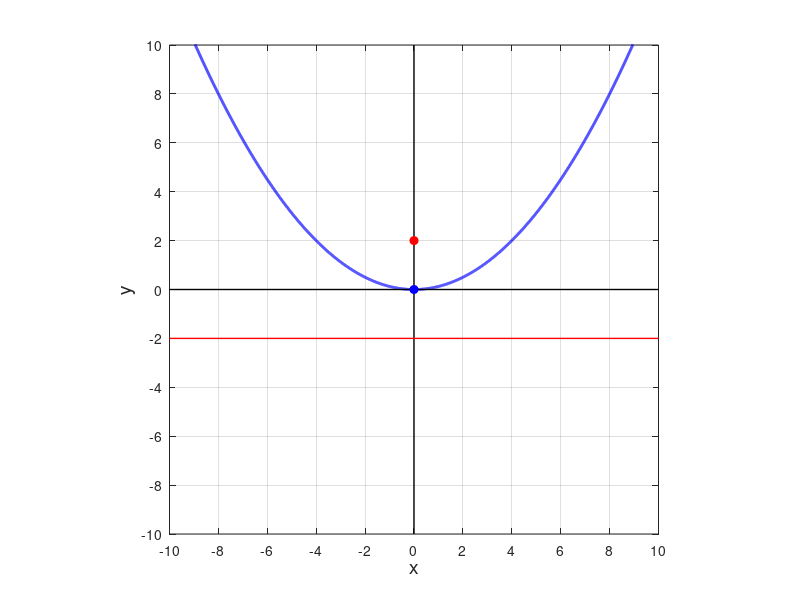
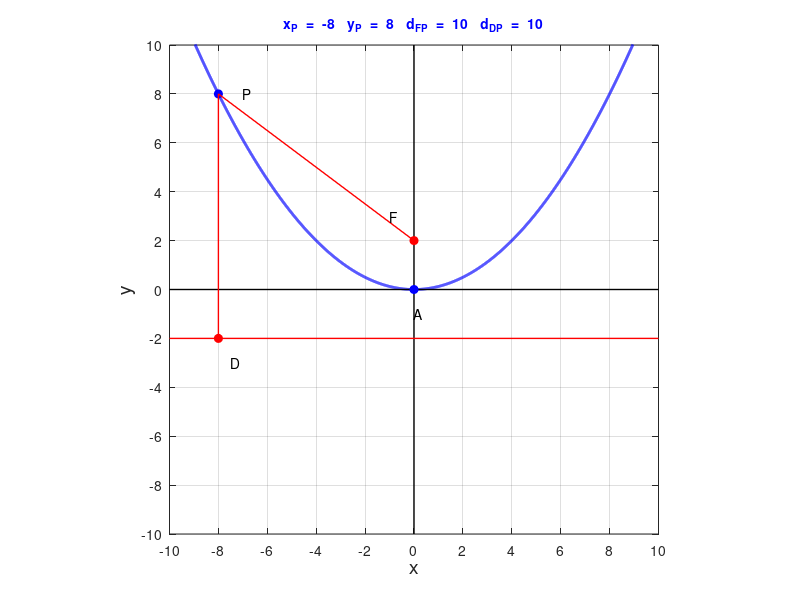

Reproduce these figures in MATLAB, in order.
%%   ellipse ===============================================================================================================
clear all
close all
clc

a = 2;
xP = -8;


xMax = 10; xMin = -xMax;
yMax = 10; yMin = -yMax;
dt = 2;  % tick spacing
N = 5597;
x0 = 0; y0 = 0;
x = linspace(xMin,xMax,N);

y = y0 + (x-x0).^2 ./(4*a);

yP = y0 + (xP-x0).^2 ./(4*a);


% distance FP
xF = x0; yF = y0+a;
dFP = sqrt((xP-xF)^2+(yP-yF)^2);

% distance DP
xD = xP; yD = y0-a;
dDP = sqrt((xP-xD)^2+(yP-yD)^2);

figure(1)   % ===========================================================
   fs = 14; 
   set(gcf,'units','normalized','position',[0.1 0.1 0.30 0.30]);
   set(gca,'fontsize',fs);
   
   % plot hyperbola
      X = x;   Y = y; col = 'b'; LW = 2;
      plot(X,Y,col,'lineWidth',LW);
      hold on
     
     % plot(X,Y,col,'lineWidth',LW);
   
  % plot X and Y axes
      X = [-xMax xMax];   Y = [0 0]; col = 'k'; LW = 1;
      plot(X,Y,col,'lineWidth',LW);
      X = [0 0];   Y = [-yMax yMax]; col = 'k'; LW = 1;
      plot(X,Y,col,'lineWidth',LW);
      
%  % plot y = x
%      X = x;  Y = x; col = [0.8 0.8 0.8]; LW = 1;
%      h_plot = plot(X,Y,'lineWidth',LW);
%      set(h_plot,'color',col);
%      X = -x;  Y = -x;
%      h_plot = plot(X,Y,'lineWidth',LW); 
%       set(h_plot,'color',col);
      
  % plot fixed point and vertix
     X = x0;  Y = y0+a; col = 'r';
     h_plot = plot(X,Y,'o');
     set(h_plot,'MarkerEdgeColor',col,'MarkerFaceColor',col,'MarkerSize',6); 
     
      X = x0;  Y = y0; col = 'b';
      h_plot = plot(X,Y,'o');
      set(h_plot,'MarkerEdgeColor',col,'MarkerFaceColor',col,'MarkerSize',6); 
     
 % plot directrix    
     X = [xMin xMax];  Y = [y0-a y0-a]; col = 'r'; LW = 1;
     h_plot = plot(X,Y,col,'linewidth',LW');
     
   grid on; box on;
   
   % LABELS
     xlabel('x','fontsize',fs); ylabel('y','fontsize',fs);
     t1 = 'x y = a^2 / 2   y = (a^2/2) / x     a = ';
     t2 = num2str(a,2);
    
   %  t4 = num2str(b,2);
     tm = [t1 t2]; fs = 12;
   %  title(tm,'color','b','fontSize',fs);
     
     
   axis equal
   set(gca,'xLim',[-xMax xMax]);
   set(gca,'yLim',[-yMax yMax]);
   set(gca,'xTick',-xMax:dt:xMax);
   set(gca,'yTick',yMin:dt:yMax);
 
% figure(1)   % ===========================================================
%    fs = 12; LW = 1;
%    set(gcf,'units','normalized','position',[0.1 0.1 0.70 0.60]);
%    set(gca,'fontsize',fs);
%    
%    handle = subplot(1,2,1);
%    set(handle, 'OuterPosition', [0.01 0 0.5 1]) ;  
%    X = [0 100];   Y = [0 0]; col = 'k'; LW = 1;
%    plot(X,Y,col,'lineWidth',LW);
%    hold on
%    
%    
%    nD = 3;
%    
%    X = [0 100];   Y = [100 100];
%    plot(X,Y,col,'lineWidth',LW);
%    
%    X = [100 100];   Y = [100 100];
%    plot(X,Y,col,'lineWidth',LW);
%    
%    X = [100 100];   Y = [0 0];
%    plot(X,Y,col,'lineWidth',LW);
%    
%   
%   
%    X = 5; Y = 95;  tt1 = 'P(x, y) = (';  tt2 = num2str(xP,nD);
%        tt3 = ', ';  tt4 = num2str(yP,nD+2); tt5 = ')'; tt= [tt1 tt2 tt3 tt4 tt5];  text(X,Y,tt);
%   
%    
%    X =  5; Y = 90;  tt1 = 'semi-major axis   a  =  ';  tt2 = num2str(a,nD);  tt= [tt1 tt2];  text(X,Y,tt);
%    X = 55; Y = 90;  tt1 = 'major axis   2a  =  '; tt2 = num2str(2*a,nD);  tt= [tt1 tt2];  text(X,Y,tt);
%    
%    
%    X =  5; Y = 85;  tt1 = 'semi-minor axis   b  =  ';  tt2 = num2str(b,nD);  tt= [tt1 tt2];  text(X,Y,tt);
%    X = 55; Y = 85;  tt1 = 'minor axis   2b  =  ';  tt2 = num2str(2*b,nD);    tt= [tt1 tt2];  text(X,Y,tt);
%    
%    X =  5; Y = 80;  tt1 = 'focal length [OF_1  OF_2]  c  =  ';  tt2 = num2str(c,nD);  tt= [tt1 tt2];  text(X,Y,tt);
%    X = 55; Y = 80;  tt1 = 'eccentricity   e  =  ';  tt2 = num2str(e,nD);  tt= [tt1 tt2];  text(X,Y,tt);
%    
%    X =  5; Y = 75;  tt1 = 'directrices 1: x =   ';  tt2 = num2str(-D,nD);  tt= [tt1 tt2];  text(X,Y,tt);
%    X = 55; Y = 75;  tt1 = 'directrices 2: x =   ';  tt2 = num2str(D,nD);  tt= [tt1 tt2];  text(X,Y,tt);
%    
%    X =  5; Y = 70;  tt1 = 'slope tangent M_1 =   ';  tt2 = num2str(M1,nD);  tt= [tt1 tt2]; text(X,Y,tt);
%    X = 55; Y = 70;  tt1 = 'slope normal M_2 =   ';  tt2 = num2str(M2,nD); tt= [tt1 tt2]; text(X,Y,tt);
%    
%    X =  5; Y = 65;  tt1 = 'intercept tangent B_1 =   ';  tt2 = num2str(B1,nD);  tt= [tt1 tt2];  text(X,Y,tt);
%    X = 55; Y = 65;  tt1 = 'intercept normal B_2 =   ';  tt2 = num2str(B2,nD);  tt= [tt1 tt2]; text(X,Y,tt);
%    
%    X =  5; Y = 60;  tt1 = 'T  tangent cross X-axis: x = ';  tt2 = num2str(xtc,nD);  tt= [tt1 tt2];  text(X,Y,tt);
%    X = 55; Y = 60;  tt1 = 'N normal cross X-axis: x = ';  tt2 = num2str(xnc,nD);  tt= [tt1 tt2];  text(X,Y,tt);
%        
%    X =  5;  Y = 55;  tt1 = 'distances:   PF_1 = ';   tt2 = num2str(PF1,nD);   tt= [tt1 tt2];   text(X,Y,tt);
%    X = 45; Y = 55;   tt1 = 'PF_2 = ';   tt2 = num2str(PF2,nD);   tt= [tt1 tt2];   text(X,Y,tt); 
%    X = 65; Y = 55;   tt1 = 'PF_1 + PF_2 = ';   tt2 = num2str(PF1+PF2,nD);   tt= [tt1 tt2];   text(X,Y,tt); 
%   
%    X =  5; Y = 50;  tt1 = 'distances:   PF_1 = ';   tt2 = num2str(PF1,nD);   tt= [tt1 tt2];   text(X,Y,tt);
%    X = 45; Y = 50;  tt1 = 'PD_1 = ';   tt2 = num2str(PD1,nD);   tt= [tt1 tt2];   text(X,Y,tt); 
%    X = 65; Y = 50;  tt1 = 'PF_1 / PD_1 = ';   tt2 = num2str(PF1/PD1,nD);   tt= [tt1 tt2];   text(X,Y,tt); 
%    
%    X =  5; Y = 45;  tt1 = 'distances:   PF_2 = ';   tt2 = num2str(PF2,nD);   tt= [tt1 tt2];   text(X,Y,tt);
%    X = 45; Y = 45;  tt1 = 'PD_2 = ';   tt2 = num2str(PD2,nD);   tt= [tt1 tt2];   text(X,Y,tt); 
%    X = 65; Y = 45;  tt1 = 'PF_2 / PD_2 = ';   tt2 = num2str(PF2/PD2,nD);   tt= [tt1 tt2];   text(X,Y,tt); 
%    
%    X =  5; Y = 40;  tt1 = 'angles:';   tt2 = '   \theta_1 = NPF_1   \theta_2 = NPF_2   ';   tt= [tt1 tt2];   text(X,Y,tt); 
%    X =  5; Y = 35;  tt1 = 'angles:';   tt2 = '   \theta_3 = NF_1P   \theta_4 = PNF_2   \theta_5 = PF_2T   ';   tt= [tt1 tt2];   text(X,Y,tt); 
%    X =  5; Y = 30;  tt1 = 'angles:';   tt2 = '   \theta_1 = \theta_4 - \theta_3       \theta_2 = \theta_5 - \theta_4     ';   tt= [tt1 tt2];   text(X,Y,tt); 
%    
%   X = 5; Y = 25;  tt1 = 'angle [degrees]   \theta_4 = ';   tt2 = num2str(theta(4),nD);   tt= [tt1 tt2];   text(X,Y,tt);
%   X =  45; Y = 25;  tt1 = '     \theta_3 = ';   tt2 = num2str(theta(3),nD);   tt= [tt1 tt2];   text(X,Y,tt);
%   X =  65; Y = 25;  tt1 = '     \theta_1 = ';   tt2 = num2str(theta(1),nD);   tt= [tt1 tt2];   text(X,Y,tt); 
%   
%    X = 5; Y = 20;  tt1 = 'angle [degrees]   \theta_4 = ';   tt2 = num2str(theta(4),nD);   tt= [tt1 tt2];   text(X,Y,tt);
%   X =  45; Y = 20;  tt1 = '     \theta_5 = ';   tt2 = num2str(theta(5),nD);   tt= [tt1 tt2];   text(X,Y,tt);
%   X =  65; Y = 20;  tt1 = '     \theta_2 = ';   tt2 = num2str(theta(2),nD);   tt= [tt1 tt2];   text(X,Y,tt); 
%   
%   axis off
%    
%    subplot(1,2,2); % ======================================================
%       tx = 'x';  ty = 'y'; 
%    
%   % ellipse
%       X = x;   Y = y; col = 'b'; LW = 2;
%       plot(X,Y,col,'lineWidth',LW);
%       hold on
%   % tangent 
%      X = x1; Y = y1; col = 'r'; LW = 1.5;
%      plot(X,Y,col,'lineWidth',LW);
%   
%   % normal
%       X = x1; Y = y2; col = 'm'; LW = 1.5;
%       plot(X,Y,col,'lineWidth',LW);
%   
%   % focal points 
%       X = [-c c]; Y = [0 0]; col = 'r';
%       h_plot = plot(X,Y,'o');
%       set(h_plot,'MarkerEdgeColor',col,'MarkerFaceColor',col,'MarkerSize',5);
%       
%  % directrix P T N O points     
%       X = [-D D xP xtc xnc 0]; Y = [yP yP yP 0 0 0]; col = 'k';
%       h_plot = plot(X,Y,'o');
%       set(h_plot,'MarkerEdgeColor',col,'MarkerFaceColor',col,'MarkerSize',4); 
%  
%  
%   % Line FP
%    X = [-c xP c]; Y = [0 yP 0]; col = 'k'; LW = 1;
%      plot(X,Y,col,'lineWidth',LW);
%   
%   % Directrix
%     X = [-D -D]; Y = [yMin yMax]; col = 'b'; LW = 1;
%     plot(X,Y,col,'lineWidth',LW);
%     X = [D D]; Y = [yMin yMax]; col = 'b'; LW = 1;
%     plot(X,Y,col,'lineWidth',LW); 
%  
%   % line D1 D2
%   X = [-D D]; Y = [yP yP]; col = 'k'; LW = 0.3;
%     plot(X,Y,col,'lineWidth',LW); 
%   
%     
%   % F1 F2 P D T N
%   X = -c-0.3; Y = -0.8; L = 'F_1'; text(X,Y,L);
%   X = c-0.4; Y = -0.8; L = 'F_2';  text(X,Y,L);
%   X = 4.5; Y = 2; L = 'P';         text(X,Y,L);
%   X = 6.5; Y = 0.5; L = 'T';       text(X,Y,L);
%   X = 2; Y = 0.5; L = 'N';         text(X,Y,L);
%   X = -D-1.1; Y = yP; L = 'D_1';   text(X,Y,L);
%   X = D+0.5;  Y = yP; L = 'D_2';   text(X,Y,L);
%   X = 0;  Y = -0.5; L = 'O';       text(X,Y,L);
%   X = -3.5;  Y = 9; L = 'tangent';   text(X,Y,L,'color','r');
%   X = -3.5;  Y = -9; L = 'normal';   text(X,Y,L,'color','m');
%   
%   xlabel(tx); ylabel(ty);
%     
%    
%  
%   % axis equal
% % ax = gca;
%  
%   axis equal
% %  set(gca,'YMinorGrid','on');
% %  set(gca,'MinorGridAlpha', 0.5);
% %  set(gca,'MinorGridLineStyle','-');
% %  set(gca,'MinorGridColor',[0.8 0.8 0.8]);
% %  set(gca,'GridColor','k');
%  %set(gca,'YMinorGrid','on');
% %set(gca,'xTick',xMin:5:xMax);
%  
%  %ax.XTick = [-6*pi/6,-5*pi/6,-4*pi/6,-3*pi/6, -2*pi/6, -pi/6,0,pi/6,2*pi/6,3*pi/6,4*pi/6,5*pi/6,6*pi/6];
%  %ax.XTickLabel = {'-\pi','','-2\pi/3','','-\pi/3','','0','','\pi/3','','2\pi/3','','\pi'}; 
%  %ax.xLim = [-pi, pi];
%  %ax.XTickLabel = {'-3\pi','-2\pi','-\pi','0','\pi','2\pi','3\pi'};
% %legend('|x-3|','|x - 5|','|x-3|+|x-5|', 'y = 10');
%    
% set(gca,'xLim',[xMin xMax]);
% set(gca,'yLim',[yMin yMax]);
% set(gca,'xTick',xMin:2:xMax);
% grid on; box on;
%      

% ===========================================================================================================
figure(2)   
   fs = 14; 
   set(gcf,'units','normalized','position',[0.1 0.1 0.30 0.30]);
   set(gca,'fontsize',fs);
   
   % plot hyperbola
      X = x;   Y = y; col = 'b'; LW = 2;
      plot(X,Y,col,'lineWidth',LW);
      hold on
     
     % plot(X,Y,col,'lineWidth',LW);
   
  % plot X and Y axes
      X = [-xMax xMax];   Y = [0 0]; col = 'k'; LW = 1;
      plot(X,Y,col,'lineWidth',LW);
      X = [0 0];   Y = [-yMax yMax]; col = 'k'; LW = 1;
      plot(X,Y,col,'lineWidth',LW);
      
  % plot F   A   P  D
     X = x0;  Y = y0+a; col = 'r';
     h_plot = plot(X,Y,'o');
     set(h_plot,'MarkerEdgeColor',col,'MarkerFaceColor',col,'MarkerSize',6); 
     
      X = x0;  Y = y0; col = 'b';
      h_plot = plot(X,Y,'o');
      set(h_plot,'MarkerEdgeColor',col,'MarkerFaceColor',col,'MarkerSize',6); 
      
      X = xP;  Y = yP; col = 'b';
      h_plot = plot(X,Y,'o');
      set(h_plot,'MarkerEdgeColor',col,'MarkerFaceColor',col,'MarkerSize',6); 
      
      X = xD;  Y = yD; col = 'r';
      h_plot = plot(X,Y,'o');
      set(h_plot,'MarkerEdgeColor',col,'MarkerFaceColor',col,'MarkerSize',6);  
      
     
 % plot directrix    
     X = [xMin xMax];  Y = [y0-a y0-a]; col = 'r'; LW = 1;
     h_plot = plot(X,Y,col,'linewidth',LW');
     
% plot FP
     X = [xP xF];  Y = [yP yF]; col = 'r'; LW = 1;
     h_plot = plot(X,Y,col,'linewidth',LW');

 % plot FD
     X = [xP xD];  Y = [yP yD]; col = 'r'; LW = 1;
     h_plot = plot(X,Y,col,'linewidth',LW');
     
   grid on; box on;
   
   % LABELS
     xlabel('x','fontsize',fs); ylabel('y','fontsize',fs);
     fs = 10;
     t1 = 'x_P  =  ';         t2 = num2str(xP,3);
     t3 = '   y_P  =  ';      t4 = num2str(yP,3);
     t5 = '   d_{FP}  =  ';      t6 = num2str(dFP,3);
     t7 = '   d_{DP}  =  '; t8 = num2str(dDP,3);
     tm = [t1 t2 t3 t4 t5 t6 t7 t8 ]; 
     title(tm,'color','b','fontSize',fs);
    
     X = xP+1; Y = yP; t1 = 'P'; text(X,Y,t1);  
     X = xF-1; Y = yF+1; t1 = 'F'; text(X,Y,t1);    
     X = x0; Y = y0-1; t1 = 'A'; text(X,Y,t1); 
     X = xD+0.5; Y = yD-1; t1 = 'D'; text(X,Y,t1); 
   
   axis equal
   set(gca,'xLim',[-xMax xMax]);
   set(gca,'yLim',[-yMax yMax]);
   set(gca,'xTick',-xMax:dt:xMax);
   set(gca,'yTick',yMin:dt:yMax);
 
